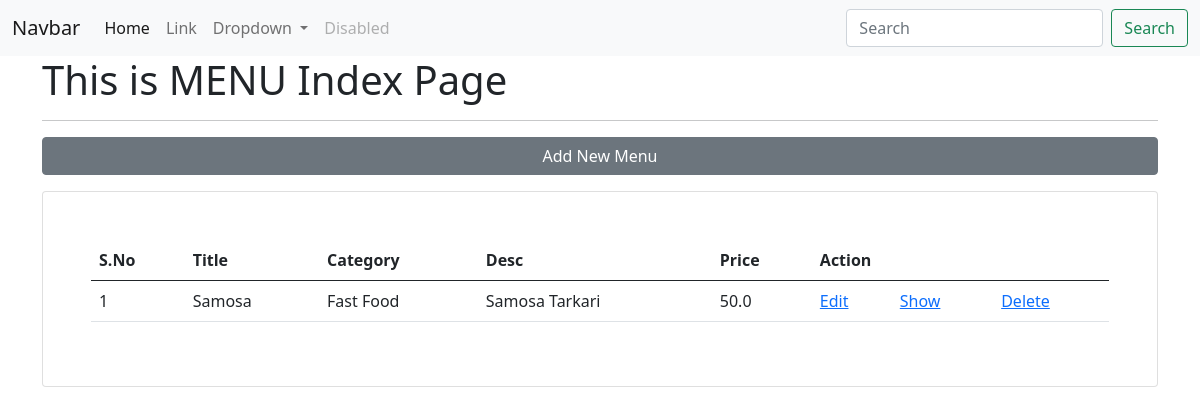
The app's page /menu/, older data.
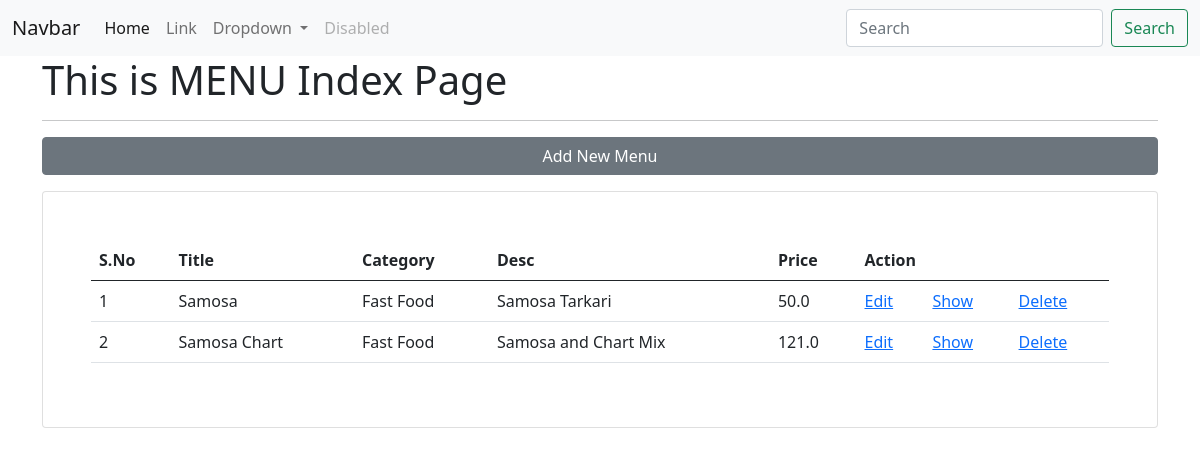
The same page, newer data.
### app_restro/models.py (models this page shows, shortened)
class Menu(models.Model):
    menu_title = models.CharField(max_length=200)
    category_id = models.ForeignKey(Category, on_delete=models.CASCADE)
    menu_desc = models.CharField(max_length=200)
    menu_img = models.FileField(upload_to="menu/images/", blank=True)
    menu_ingredient = models.CharField(max_length=200)
    menu_price = models.FloatField()
    class Meta:
        db_table = "app_menus"

class Category(models.Model):
    category_name = models.CharField(max_length=200)
    class Meta:
        db_table = "app_categories"

### app_restro/views.py (the view)
# urls.py: path('menu/', views.menu_index, name='menu-list'),
def menu_index(request):
    data = Menu.objects.all()
    context = {"data": data}
    return render(request, 'menus/index.html', context)

### templates/menus/index.html (shortened to what this page needs)
{% extends "layouts/master.html" %}
{% block content %}
<div class="container">
    <h1>This is MENU Index Page</h1>
    <hr>
    <a href="{% url 'menu-add' %}" class="btn btn-secondary col-12 mb-3">Add New Menu</a>
    <div class="card p-5">
        <table class="table table-hover">
            <thead>
                <th>S.No</th>
                <th>Title</th>
                <th>Category</th>
                <th>Desc</th>
                <th>Price</th>
                <th colspan="3">Action</th>
            </thead>
            <tbody>
                {% for val in data %}
                <tr>
                    <td>{{ forloop.counter }}</td>
                    <td>{{ val.menu_title }}</td>
                    <td>{{ val.category_id.category_name }}</td>
                    <td>{{ val.menu_desc }}</td>
                    <td>{{ val.menu_price }}</td>
                    <td><a href="{% url 'menu-edit' val.id %}">Edit</a></td>
                    <td><a href="{% url 'menu-show' val.id %}">Show</a></td>
                    <td><a href="{% url 'menu-delete' val.id %}">Delete</a></td>
                </tr>
                {% endfor %}
            </tbody>
        </table>
    </div>
</div>
{% endblock %}

Row changes from the older to the newer data that the page shows:
added Menu: menu_title "Samosa Chart", category_id.category_name "Fast Food", menu_desc "Samosa and Chart Mix", menu_price "121.0"
